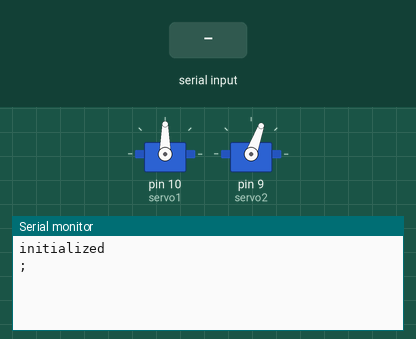
The sketch below on a simulated Arduino Uno, built with avr-gcc and run on an emulated ATmega328P. Parts: 2 × servo, the last lines printed to the serial monitor. The test bench sets the inputs (shaded band).

Above: at 2.2 s.
2.3 s: "HA" received over Serial
At 3.5 s:
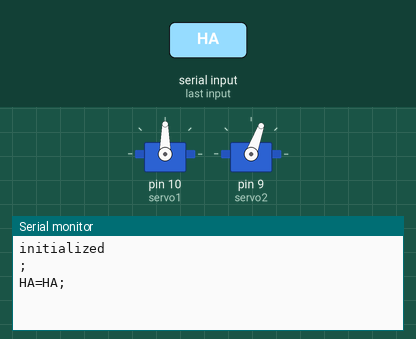
3.8 s: "VA" received over Serial
At 4.8 s:
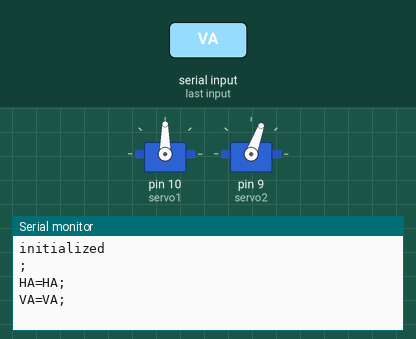

The sketch:

sketch_jul08b.ino
```cpp
#include <Servo.h>

Servo servo1;
Servo servo2;


void setup() {
  Serial.begin(9600);           // set up Serial library at 9600 bps
  // turn on servo
  servo1.attach(10);
  servo1.write(90);

  servo2.attach(9);
  servo2.write(70);
  delay(1000);

  Serial.println("initialized");
  Serial.println(";");
}

void loop() {

  String content = "";
  char character;
  int delimIndex = 0;
  String command = "";

  while(Serial.available() && !content.endsWith(";\r\n")) {
    character = Serial.read();
    content.concat(character);
    delay(2);
  }


  if (content != ""){
    delimIndex = content.indexOf("=");
    command = content.substring(0, delimIndex);

    //Serial.println("command = " + command);

    if (command == "HA"){
      //Serial.println("started " + command + " command");
      String contentI = "";
      contentI = content.substring(delimIndex+1);
      if(contentI != ""){
        char valueArrayI[contentI.length() + 1];
        contentI.toCharArray(valueArrayI, sizeof(valueArrayI));
        int i = 0;
        i = atoi(valueArrayI);

        if(i >= 50 && i <= 180){
          servo1.write(i);
        }
        Serial.print("HA="+contentI);
        delay(2);
      }
    } else if(command == "VA"){
      //Serial.println("started " + command + " command");
      String contentY = "";
      contentY = content.substring(delimIndex+1);
      if(contentY != ""){
        char valueArrayY[contentY.length() + 1];
        contentY.toCharArray(valueArrayY, sizeof(valueArrayY));
        int y = 0;
        y = atoi(valueArrayY);

        if(y >= 50 && y <= 180) {
          servo2.write(y);
        }
        Serial.print("VA="+contentY);
        delay(2);
      }
    }
    Serial.println(";");
  }

}
```

Measured:
- after the input at 2.3 s, the serial monitor: prints a new line at once (image 1)
- after the input at 3.8 s, the serial monitor: prints a new line at once (image 2)
